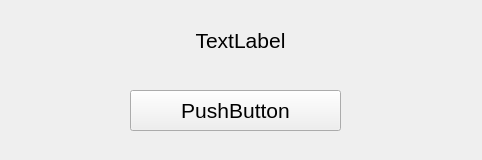
<?xml version="1.0" encoding="UTF-8"?>
<ui version="4.0">
 <class>Form_answer_login</class>
 <widget class="QWidget" name="Form_answer_login">
  <property name="geometry">
   <rect>
    <x>0</x>
    <y>0</y>
    <width>482</width>
    <height>160</height>
   </rect>
  </property>
  <property name="font">
   <font>
    <pointsize>16</pointsize>
   </font>
  </property>
  <property name="windowTitle">
   <string>Form</string>
  </property>
  <widget class="QLabel" name="label_user_type">
   <property name="geometry">
    <rect>
     <x>20</x>
     <y>20</y>
     <width>441</width>
     <height>41</height>
    </rect>
   </property>
   <property name="text">
    <string>TextLabel</string>
   </property>
   <property name="alignment">
    <set>Qt::AlignCenter</set>
   </property>
  </widget>
  <widget class="QPushButton" name="pushButton">
   <property name="geometry">
    <rect>
     <x>130</x>
     <y>90</y>
     <width>211</width>
     <height>41</height>
    </rect>
   </property>
   <property name="text">
    <string>PushButton</string>
   </property>
  </widget>
 </widget>
 <resources/>
 <connections/>
</ui>
